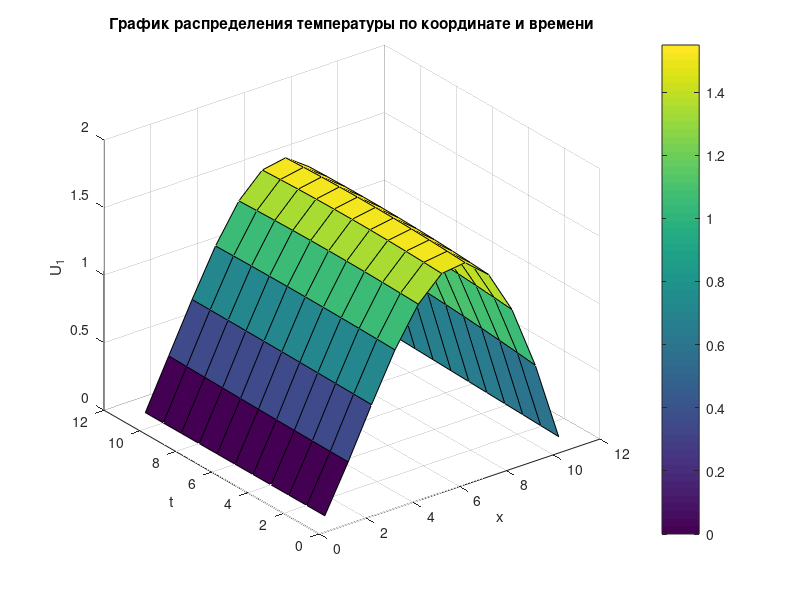
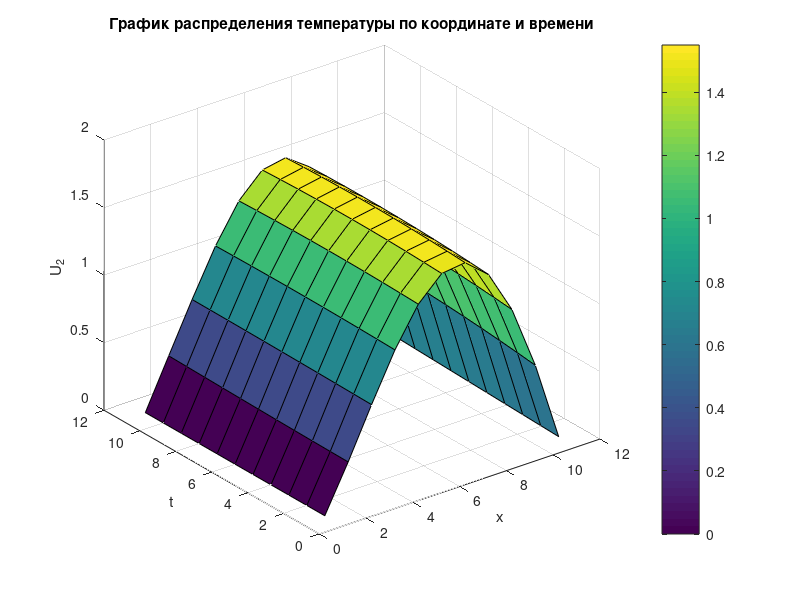
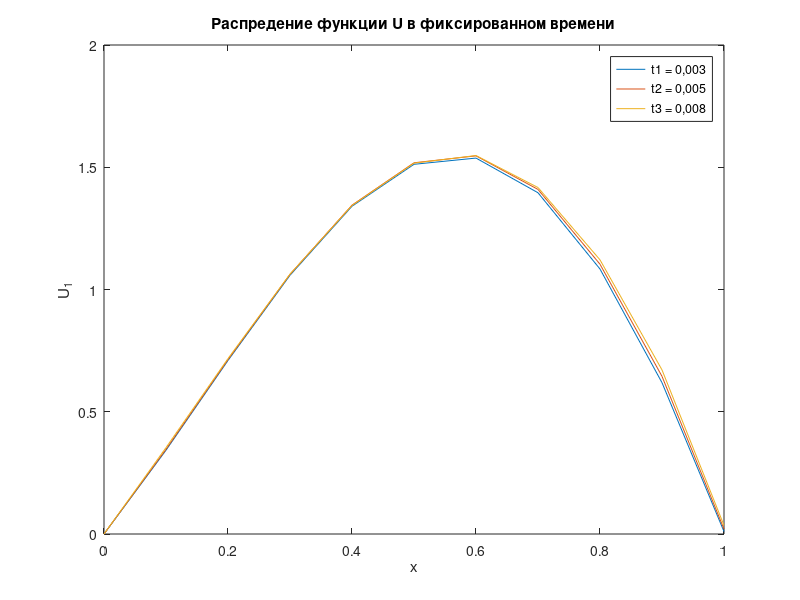
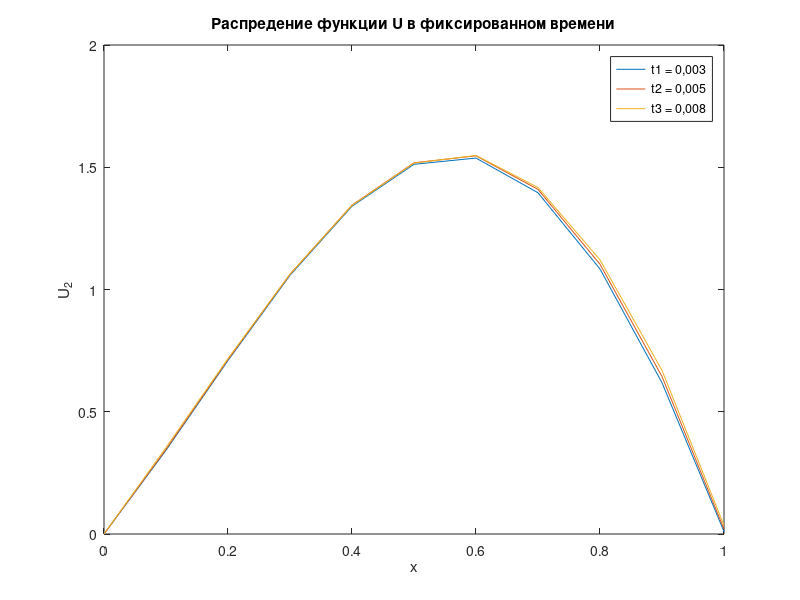

Write MATLAB code to recreate these figures, in order.
clear all
h=0.1;
dt = 0.01
x_a = 0;
x_b = 1;
n = 11
z = 11
lamda = 1
RcV = 1
P=zeros(1,n)
Q=zeros(1,n)
F=zeros(1,n)

A = lamda./h.^2;
B = (2.*dt.^2+h.^2)./(dt.^2.*h.^2);
C = lamda./h.^2;
P(1) = C./B
x = zeros(1,n)
for i=1:n
x(i) = (i-1).*h
end
t = zeros(1,z)
for i= 1:z
    t(i) = (i-1).* dt
end


U_1 = zeros(z,n);

U_2 = zeros(z,n);

for i = 1:n-1
U_1(1,i) = (x(i)+1)*sin(pi.*x(i));
U_2(1,i) = (x(i)+1)*sin(pi.*x(i));

end
for i=1:z
U_1(i,1) = 0;
U_1(i,11) = 0.5*t(i);
U_2(i,1) = 0;
U_2(i,11) = 0.5*t(i);
end
for i=2:n-1
U_1(2,i)= (x(i)+1)*sin(pi.*x(i))+ ((x(i).^2) + x(i)) .*dt + dt.^2./(2.*h.^2).*((x(i-1)+1)*sin(pi.*x(i-1))-2.*(x(i)+1)*sin(pi.*x(i))+(x(i+1)+1)*sin(pi.*x(i+1)))
U_2(2,i)= (x(i)+1)*sin(pi.*x(i))+ ((x(i).^2) + x(i)) .*dt + dt.^2./(2.*h.^2).*((x(i-1)+1)*sin(pi.*x(i-1))-2.*(x(i)+1)*sin(pi.*x(i))+(x(i+1)+1)*sin(pi.*x(i+1)))
end
for k=2:z-1
    for i=2:n-1

U_1(k+1,i) = ((dt.^2)./h.^2).*(U_1(k,i+1)-2.*U_1(k,i)+U_1(k,i-1)) + 2.*U_1(k,i)-U_1(k-1,i);
    end
end
    for i=2:n
  P(i) = C./(B-A.*P(i-1))
end
for k = 2:z-1
for i=1:n
    % СНАЧАЛО НУЖНО ЧЕРЕЗ WHILE ПОСЧИТАТЬ ВСЕ F, потом только считать T_2
    % потом опять считать через while F и т.д.
    F(i) = 2./dt.^2.*U_2(k,i) - 1./dt.^2.*U_2(k-1,i)
    Q(1) = (F(1)+A.*U_2(k+1,1))./B
    if i~=1
    Q(i) = (F(i)+A.*Q(i-1))./(B-A.*P(i-1))
     end


    if i==n
        for i=1:n-2
   U_2(k+1,n-i) = P(n-i).*U_2(k+1,n-i+1)+Q(n-i)
        end
    end
end
end

figure
surf(U_1);
colorbar
ylabel('t')
xlabel('x')
zlabel("U_1")
title('График распределения температуры по координате и времени')

figure
surf(U_2);
colorbar
ylabel('t')
xlabel('x')
zlabel("U_2")
title('График распределения температуры по координате и времени')

figure
plot(x,U_1(3,:),x,U_1(5,:),x,U_1(8,:))
legend("t1 = 0,003","t2 = 0,005","t3 = 0,008")
title("Распредение функции U в фиксированном времени")
xlabel('x')
ylabel('U_1')

figure
plot(x,U_2(3,:),x,U_2(5,:),x,U_2(8,:))
legend("t1 = 0,003","t2 = 0,005","t3 = 0,008")
title("Распредение функции U в фиксированном времени")
xlabel('x')
ylabel('U_2')

